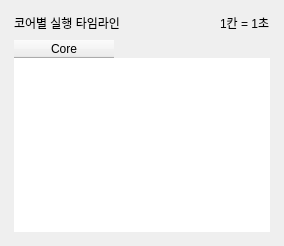
           <widget class="QFrame" name="gantt_card">
            <property name="sizePolicy">
             <sizepolicy hsizetype="Preferred" vsizetype="Fixed">
              <horstretch>0</horstretch>
              <verstretch>0</verstretch>
             </sizepolicy>
            </property>
            <property name="role" stdset="0">
             <string>card</string>
            </property>
            <property name="frameShape">
             <enum>QFrame::NoFrame</enum>
            </property>
            <layout class="QVBoxLayout" name="gantt_layout">
             <property name="leftMargin">
              <number>14</number>
             </property>
             <property name="topMargin">
              <number>14</number>
             </property>
             <property name="rightMargin">
              <number>14</number>
             </property>
             <property name="bottomMargin">
              <number>14</number>
             </property>
             <property name="spacing">
              <number>8</number>
             </property>
             <item>
              <layout class="QHBoxLayout" name="gantt_header">
               <property name="leftMargin">
                <number>0</number>
               </property>
               <property name="topMargin">
                <number>0</number>
               </property>
               <property name="rightMargin">
                <number>0</number>
               </property>
               <property name="bottomMargin">
                <number>0</number>
               </property>
               <property name="spacing">
                <number>10</number>
               </property>
               <item>
                <widget class="QLabel" name="lb_gantt">
                 <property name="role" stdset="0">
                  <string>section_title</string>
                 </property>
                 <property name="text">
                  <string>코어별 실행 타임라인</string>
                 </property>
                </widget>
               </item>
               <item>
                <spacer name="gantt_header_spacer">
                 <property name="orientation">
                  <enum>Qt::Horizontal</enum>
                 </property>
                 <property name="sizeType">
                  <enum>QSizePolicy::Expanding</enum>
                 </property>
                 <property name="sizeHint" stdset="0">
                  <size>
                   <width>10</width>
                   <height>0</height>
                  </size>
                 </property>
                </spacer>
               </item>
               <item>
                <widget class="QLabel" name="lb_gantt_hint">
                 <property name="role" stdset="0">
                  <string>muted</string>
                 </property>
                 <property name="text">
                  <string>1칸 = 1초</string>
                 </property>
                </widget>
               </item>
              </layout>
             </item>
             <item>
              <widget class="QTableWidget" name="tw_gantt">
               <property name="sizePolicy">
                <sizepolicy hsizetype="Expanding" vsizetype="Fixed">
                 <horstretch>0</horstretch>
                 <verstretch>0</verstretch>
                </sizepolicy>
               </property>
               <property name="frameShape">
                <enum>QFrame::NoFrame</enum>
               </property>
               <property name="showGrid">
                <bool>false</bool>
               </property>
               <property name="alternatingRowColors">
                <bool>true</bool>
               </property>
               <property name="wordWrap">
                <bool>false</bool>
               </property>
               <property name="selectionBehavior">
                <enum>QAbstractItemView::SelectRows</enum>
               </property>
               <property name="selectionMode">
                <enum>QAbstractItemView::ExtendedSelection</enum>
               </property>
               <property name="sortingEnabled">
                <bool>false</bool>
               </property>
               <property name="rowCount">
                <number>0</number>
               </property>
               <property name="columnCount">
                <number>1</number>
               </property>
               <attribute name="horizontalHeaderStretchLastSection">
                <bool>false</bool>
               </attribute>
               <attribute name="verticalHeaderVisible">
                <bool>false</bool>
               </attribute>
               <column>
                <property name="text">
                 <string>Core</string>
                </property>
               </column>
              </widget>
             </item>
            </layout>
           </widget>
